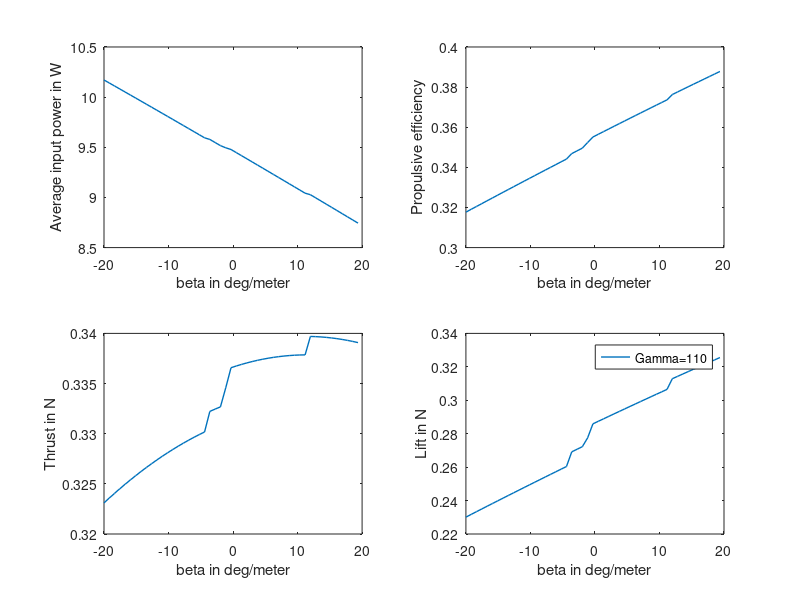

This figure's MATLAB source: (Note: this script raises an error after producing the figure.)
clc
%clear all
format short
alphastall=deg2rad(13); %LIEBECK LPT 110A
Cmac=0.025; %airfoil property
aspectratio=7.79;
alpha_o=deg2rad(0.5); %airfoil property
eta=0.98; % leading edge suction efficiency
rho= 1.1033; % density of air(kg/m3) at 500m
f=9.27; % flapping frequency (Hz) %FIXING FOR NOW
U=10; % forward velocity (m/s)
mew=1.8458*10^-5; % (coefficient of viscocity(Ns/m2) or in (kg/ms)) at 500m
%%%%%%%%%%%%%%%%%%%
%dt=1/(20*f); %time interval %THIS ALSO CHANGES WITH GAMMA
%%%%%%%%%%%%%%%%%%%
dy=0.04616/2;%section width (for each of 10 sections)
ddy=dy*10; %half span in m
%%%%%%%%%%%%%%%%%%%%%%%%%% PARAMETERS THAT CAN BE CHANGED %%%%%%%%%%%%%%%%%%%%
theta_a=deg2rad(6); % pitching angle of flapping angle with respect to U(rad)
gamma=deg2rad(105/2); % maximum flapping
%%%%%%%%%%%%%%%%%%%%%%%%%%
f_u = 7.93; % in Hz
f_l = 7.01; %in Hz
gamma_u = rad2deg(2*asin((0.3*U)/(f_l*ddy*2))) %upper limit for max flapping angle - 135.9814 deg
gamma_l = rad2deg(2*asin((0.3*U)/(f_u*ddy*2))) %lower limit for mx flapping angle - 110.0821 deg
%%%%%%%%%%%%%%%%%%%%%%%%%%
span = [0 0.0186915 0.0381958 0.0577 0.0772042 0.0967085 0.1154 0.134904 0.153596 0.1731 0.192604 0.212108 0.2308]
c = [0.0740984 0.0681967 0.0636066 0.0616393 0.0609836 0.0596721 0.0557377 0.052459 0.0498361 0.0478689 0.02950815 0.01508195 0]
beta=-20:0.82021:20; % deg/meter (1 to 6.096 in intervals of 0.25) deg per feet
a = 110:5:135
cycle = 0; %counts upstroke and downstroke as odd and even respectively
% for p=a
%     p
%     gamma = deg2rad(p/2)
%     f = (0.3*U)/(ddy*2*sin(gamma))
dt=1/(20*f); %time interval %THIS ALSO CHANGES WITH GAMMA
for z=1:length(beta)
    theta_o=deg2rad(beta(z)); % pitching motion amplitude(rad/feet)
    for x = 1:1:12
        o=((pi*f*c(x))/U); % reduced frequency
        count=1;
        for t = 0:dt:1/f
            cycle = cycle +1;
            if mod(cycle, 2) ~= 0
                dihedral=gamma*cos(2*pi*f*t);
                theta=-(theta_o*span(x)*sin(2*pi*f*t))+theta_a;
                h=-gamma*span(x)*cos(2*pi*f*t);
                hdot=gamma*span(x)*sin(2*pi*f*t)*2*pi*f;
                hdoubledot=-((2*pi*f)^2)*h;
                thetadot=-theta_o*span(x)*cos(2*pi*f*t)*2*pi*f;
                thetadoubledot=theta_o*span(x)*sin(2*pi*f*t)*2*pi*f*2*pi*f;
                Vpitch=0.75*c(x)*thetadot;
                Vplunge=hdot*cos(theta-theta_a);
                Downwardvelocity=U*(theta-theta_a);
                Vpitchdot=0.75*c(x)*thetadoubledot;
                Vplungedot=-hdot*sin(theta-theta_a)*thetadot+hdoubledot*cos(theta-theta_a);
                Downwardvelocitydot=U*thetadot;
                temp(x,count)=(Vpitch+Vplunge+Downwardvelocity)/U;
                alpha=(temp(x,count));
                angle(x,count)= (((Vpitchdot+Vplungedot+Downwardvelocitydot)/U))*180/pi;
                alphadot=(Vpitchdot+Vplungedot+Downwardvelocitydot)/U;
                AR=aspectratio;
                C1=(0.5*AR)/(2.32+AR);
                C2=(0.181)+(0.772/AR);
                F=1-((C1*o^2)/(o^2+C2^2));
                G=-((C1*C2*o)/(o^2+C2^2));
                C=(F^2+G^2)^0.5;
                w=(U*2*(alpha_o+theta_a))/(2+AR);
                alphap=((AR/(2+AR))*(F*alpha+(c(x)/(2*U))*(G/o)*alphadot))-w/U;
                b=(U*alphadot)-(0.25*c(x)*thetadoubledot);
                Vx=(U*cos(theta))-(hdot*sin(theta-theta_a));
                % velocityx(x,count)=U*cos(theta)-hdot*sin(theta-theta_a);
                tempp(x,count)=(((alphap+theta_a-(0.75*c(x)*thetadot/U))))*180/pi;
                if (alphap+theta_a-((0.75*c(x)*thetadot)/U)) >= alphastall
                    Vn=hdot*cos(theta-theta_a)+0.5*c(x)*thetadot+U*sin(theta);
                    Vs=sqrt((Vx^2+Vn^2));
                    dNc(x,count)=(1.98*Vs*Vn*c(x)*rho*dy)/2;
                    dNa(x,count)=(rho*pi*c(x)^2*dy*b)/8;
                    dDf(x,count)=0;
                    dTs(x,count)=0;
                    dDcamb(x,count)=0;
                    dPin(x,count)=(dNc(x,count)+dNa(x,count))*(hdot*cos(theta-theta_a)+0.5*c(x)*thetadot);
                    dL(x,count)=((dNa(x,count)+dNc(x,count))*cos(theta))+((dTs(x,count)-dDf(x,count)-dDcamb(x,count))*sin(theta))*cos(dihedral);
                    dT(x,count)= ((dTs(x,count)-dDf(x,count)-dDcamb(x,count))*cos(theta))-((dNa(x,count)+dNc(x,count))*sin(theta));
                else
                    Vy=(U*(alphap+theta_a))-(0.5*c(x)*thetadot);
                    % velocityy(x,count)=U*(alphap+theta_a)-0.5*c(x)*thetadot;
                    V=sqrt((Vx)^2+(Vy)^2);
                    dDcamb(x,count)=-2*pi*alpha_o*(alphap+theta_a)*rho*U*V*c(x)*dy*0.5;
                    dNc(x,count)=rho*U*V*pi*(alphap+theta_a+alpha_o)*dy*c(x);
                    %circulatory normal force
                    dNa(x,count)=(rho*pi*(c(x)^2)*b*dy)/4; %normal force due to apparent mass effect
                    dTs(x,count)=eta*2*pi*((alphap+theta_a-((0.25*c(x)*thetadot)/U))^2)*rho*U*(V/2).*dy*c(x); %leading edge suction force
                    re=(rho*U*c(x))/(mew);
                    Cdf(x,count)=0.89/((log10(re))^2.58);
                    dDf(x,count)=Cdf(x,count)*rho*((Vx)^2)*c(x)*dy*0.5; %friction drag
                    dFx=(dTs(x,count)-dDcamb(x,count)-dDf(x,count));
                    dN=((dNa(x,count)+dNc(x,count)));
                    dL(x,count)=(dN*cos(theta)+dFx*sin(theta))*cos(dihedral);
                    dT(x,count)= (dFx*cos(theta))-(dN*sin(theta));
                    dM=-(((rho*pi*(c(x)^3)*thetadot*U)/16)+(rho*pi*(c(x)^4)*thetadoubledot)/128)*dy;
                    dmac=Cmac*rho*dy*(c(x).^2)*U*V*0.5;
                    dPin(x,count)=((dFx)*hdot*sin(theta-theta_a))+((dN)*(hdot*cos(theta-theta_a)+(0.25*c(x)*thetadot)))+(0.25*c(x)*thetadot*dNa(x,count))-((dM+dmac)*thetadot);
                end
                time(count)=t;
                count=count+1;
            else
                dihedral=gamma*cos(2*pi*f*t);
                theta=-(theta_o*span(x)*sin(2*pi*f*t))+theta_a;
                h=-gamma*span(x)*cos(2*pi*f*t);
                hdot=gamma*span(x)*sin(2*pi*f*t)*2*pi*f;
                hdoubledot=-((2*pi*f)^2)*h;
                thetadot=-theta_o*span(x)*cos(2*pi*f*t)*2*pi*f;
                thetadoubledot=theta_o*span(x)*sin(2*pi*f*t)*2*pi*f*2*pi*f;
                Vpitch=0.75*c(x)*thetadot;
                Vplunge=hdot*cos(theta-theta_a);
                Downwardvelocity=U*(theta-theta_a);
                Vpitchdot=0.75*c(x)*thetadoubledot;
                Vplungedot=-hdot*sin(theta-theta_a)*thetadot+hdoubledot*cos(theta-theta_a);
                Downwardvelocitydot=U*thetadot;
                temp(x,count)=(Vpitch+Vplunge+Downwardvelocity)/U;
                alpha=(temp(x,count));
                angle(x,count)= (((Vpitchdot+Vplungedot+Downwardvelocitydot)/U))*180/pi;
                alphadot=(Vpitchdot+Vplungedot+Downwardvelocitydot)/U;
                AR=aspectratio;
                C1=(0.5*AR)/(2.32+AR);
                C2=(0.181)+(0.772/AR);
                F=1-((C1*o^2)/(o^2+C2^2));
                G=-((C1*C2*o)/(o^2+C2^2));
                C=(F^2+G^2)^0.5;
                w=(U*2*(alpha_o+theta_a))/(2+AR);
                alphap=((AR/(2+AR))*(F*alpha+(c(x)/(2*U))*(G/o)*alphadot))-w/U;
                b=(U*alphadot)-(0.25*c(x)*thetadoubledot);
                Vx=(U*cos(theta))-(hdot*sin(theta-theta_a));
                % velocityx(x,count)=U*cos(theta)-hdot*sin(theta-theta_a);
                tempp(x,count)=(((alphap+theta_a-(0.75*c(x)*thetadot/U))))*180/pi;
                if (alphap+theta_a-((0.75*c(x)*thetadot)/U)) >= alphastall
                    Vn=hdot*cos(theta-theta_a)+0.5*c(x)*thetadot+U*sin(theta);
                    Vs=sqrt((Vx^2+Vn^2));
                    dNc(x,count)=(1.98*Vs*Vn*c(x)*rho*dy)/2;
                    dNa(x,count)=(rho*pi*c(x)^2*dy*b)/8;
                    dDf(x,count)=0;
                    dTs(x,count)=0;
                    dDcamb(x,count)=0;
                    dPin(x,count)=(dNc(x,count)+dNa(x,count))*(hdot*cos(theta-theta_a)+0.5*c(x)*thetadot);
                    dL(x,count)=((dNa(x,count)+dNc(x,count))*cos(theta))+((dTs(x,count)-dDf(x,count)-dDcamb(x,count))*sin(theta))*cos(dihedral);
                    dT(x,count)= ((dTs(x,count)-dDf(x,count)-dDcamb(x,count))*cos(theta))-((dNa(x,count)+dNc(x,count))*sin(theta));
                else
                    Vy=(U*(alphap+theta_a))-(0.5*c(x)*thetadot);
                    % velocityy(x,count)=U*(alphap+theta_a)-0.5*c(x)*thetadot;
                    V=sqrt((Vx)^2+(Vy)^2);
                    dDcamb(x,count)=-2*pi*alpha_o*(alphap+theta_a)*rho*U*V*c(x)*dy*0.5;
                    dNc(x,count)=rho*U*V*pi*(alphap+theta_a+alpha_o)*dy*c(x);
                    %circulatory normal force
                    dNa(x,count)=(rho*pi*(c(x)^2)*b*dy)/4; %normal force due to apparent mass effect
                    dTs(x,count)=eta*2*pi*((alphap+theta_a-((0.25*c(x)*thetadot)/U))^2)*rho*U*(V/2).*dy*c(x); %leading edge suction force
                    re=(rho*U*c(x))/(mew);
                    Cdf(x,count)=0.89/((log10(re))^2.58);
                    dDf(x,count)=Cdf(x,count)*rho*((Vx)^2)*c(x)*dy*0.5; %friction drag
                    dFx=(dTs(x,count)-dDcamb(x,count)-dDf(x,count));
                    dN=((dNa(x,count)+dNc(x,count)));
                    dL(x,count)=(dN*cos(theta)+dFx*sin(theta))*cos(dihedral);
                    dT(x,count)= (dFx*cos(theta))-(dN*sin(theta));
                    dM=-(((rho*pi*(c(x)^3)*thetadot*U)/16)+(rho*pi*(c(x)^4)*thetadoubledot)/128)*dy;
                    dmac=Cmac*rho*dy*(c(x).^2)*U*V*0.5;
                    dPin(x,count)=((dFx)*hdot*sin(theta-theta_a))+((dN)*(hdot*cos(theta-theta_a)+(0.25*c(x)*thetadot)))+(0.25*c(x)*thetadot*dNa(x,count))-((dM+dmac)*thetadot);
                end
                time(count)=t;
                count=count+1;
            end
    end
    avglift=0;
    avgthrust=0;
    avgpower=0;
    for i=1:count-1
        lift(i)=0;
        thrust(i)=0;
        power(i)=0;
    end
    for i=1:count-1
        for k=1:x
            lift(i)=lift(i)+dL(k,i);
            thrust(i)=thrust(i)+dT(k,i);
            power(i)=power(i)+dPin(k,i);
        end
        avglift=avglift+lift(i)*dt;
        avgthrust=avgthrust+thrust(i)*dt;
        avgpower=avgpower+power(i)*dt;
    end
    avgliftt(z)=avglift*f;
    avgthrustt(z)=avgthrust*f;
    averagepowerinput(z)=avgpower*f;
    efficiency(z)=(avgthrustt(z)*U)/averagepowerinput(z);
end
end


%figure(1)
subplot(2,2,1)
grid on
plot(beta,2*averagepowerinput, 'linewidth',1)
hold on

xlabel('beta in deg/meter')
ylabel('Average input power in W')

subplot(2,2,2)
grid on
plot(beta,efficiency, 'linewidth',1)
hold on
ylabel('Propulsive efficiency')
xlabel('beta in deg/meter')

subplot(2,2,3)
grid on
plot(beta,2*avgthrustt, 'linewidth',1)
hold on
% plot(beta,2*avgthrustt)
xlabel('beta in deg/meter')
ylabel('Thrust in N')

subplot(2,2,4)
grid on
plot(beta,2*avgliftt, 'linewidth',1)
hold on
% plot(beta,2*avgliftt)
ylabel('Lift in N')
xlabel('beta in deg/meter')
%legend('theta_a=5','theta_a=5.5','theta_a=6','theta_a=6.5','theta_a=7','theta_a=7.5','theta_a=8','theta_a=8.5','theta_a=9','theta_a=9.5','theta_a=10')
legend('Gamma=110', 'Gamma=115','Gamma=120', 'Gamma=125','Gamma=130', 'Gamma=135')
sgtitle('Performance Curves for \theta_a = 6^0')
% end
% [AX,H1,H2] = plotyy(beta,2*ll,beta,2*tt,'plot')

% set(get(AX(1),'Ylabel'),'String','Avg Lift(lbf)')
% set(get(AX(2),'Ylabel'),'String','Avg Thrust(lbf)')
% yyaxis left
% plot(beta,2*avgliftt)
% yyaxis right
% plot(beta,2*avgthrustt)